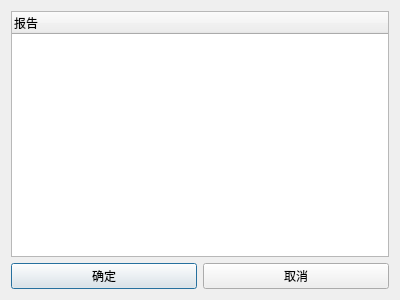
<?xml version="1.0" encoding="UTF-8"?>
<ui version="4.0">
 <class>QResultExprDlg_Reports</class>
 <widget class="QDialog" name="QResultExprDlg_Reports">
  <property name="geometry">
   <rect>
    <x>0</x>
    <y>0</y>
    <width>400</width>
    <height>300</height>
   </rect>
  </property>
  <property name="windowTitle">
   <string>Dialog</string>
  </property>
  <layout class="QVBoxLayout" name="verticalLayout">
   <item>
    <layout class="QGridLayout" name="m_layoutGrid">
     <item row="0" column="0">
      <widget class="QTreeWidget" name="m_treeReport">
       <column>
        <property name="text">
         <string>报告</string>
        </property>
       </column>
      </widget>
     </item>
    </layout>
   </item>
   <item>
    <layout class="QHBoxLayout" name="horizontalLayout">
     <item>
      <widget class="QPushButton" name="m_btnOK">
       <property name="text">
        <string>确定</string>
       </property>
      </widget>
     </item>
     <item>
      <widget class="QPushButton" name="m_btnCancel">
       <property name="text">
        <string>取消</string>
       </property>
      </widget>
     </item>
    </layout>
   </item>
  </layout>
 </widget>
 <resources/>
 <connections/>
</ui>
